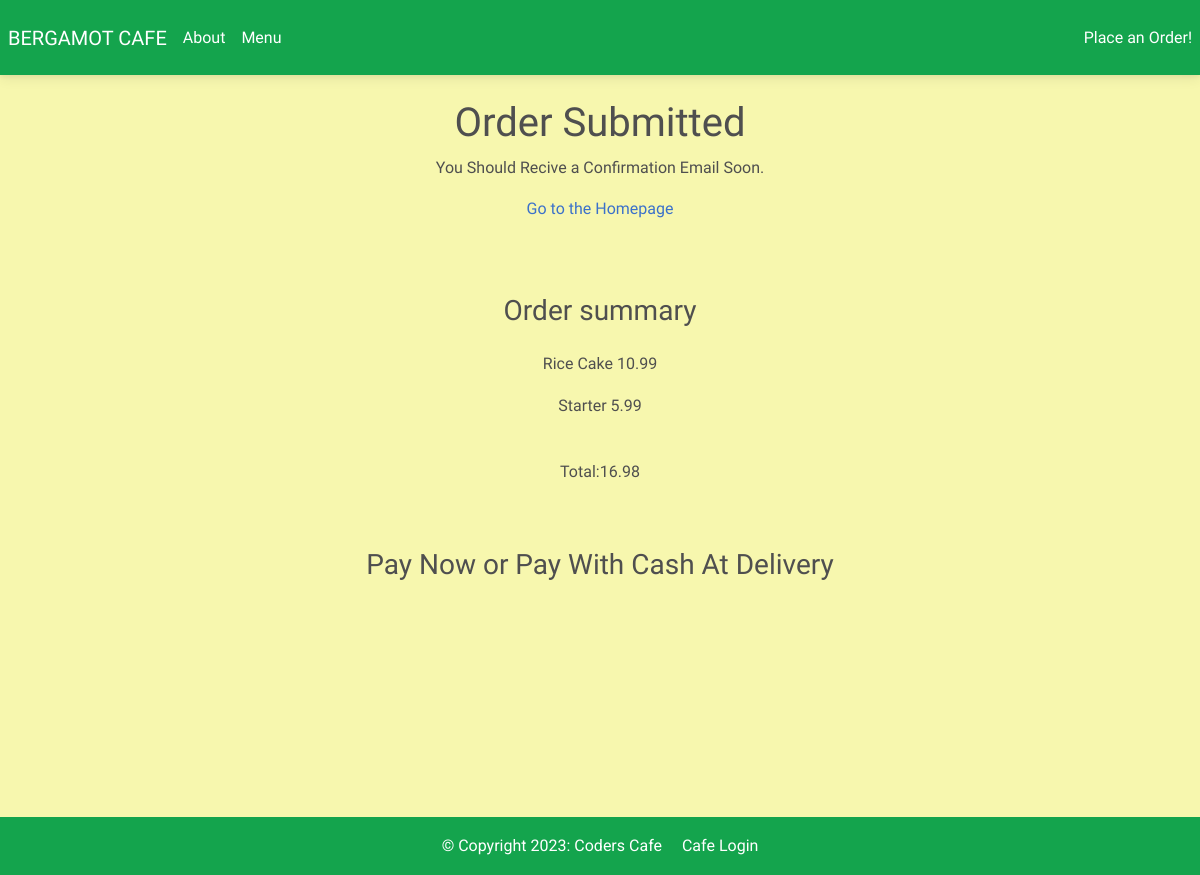
/order-confirmation/57, run on the app's committed database.
### customer/models.py (models this page shows, shortened)
class MenuItem(models.Model):
    name = models.CharField(max_length=100)
    description = models.TextField()
    image = models.ImageField(upload_to='menu_images/')
    price = models.DecimalField(max_digits=5, decimal_places=2)
    category = models.ManyToManyField('category', related_name='item')

class OrderModel(models.Model):
    created_on = models.DateTimeField(auto_now_add=True)
    price = models.DecimalField(max_digits=7, decimal_places=2)
    items = models.ManyToManyField(
        'MenuItem', related_name='order', blank=True)
    name = models.CharField(max_length=50, blank=True)
    email = models.EmailField(max_length=50, blank=True)
    street = models.CharField(max_length=50, blank=True)
    city = models.CharField(max_length=50, blank=True)
    state = models.CharField(max_length=15, blank=True)
    zip_code = models.IntegerField(blank=True, null=True)
    is_paid = models.BooleanField(default=False)
    is_shipped = models.BooleanField(default=False)

### customer/views.py (the view, shortened to what this page needs)
# urls.py: path('order-confirmation/<int:pk>', OrderConfirmation.as_view(),
class OrderConfirmation(View):
    def get(self, request, pk, *args, **kwargs):
        order = OrderModel.objects.get(pk=pk)
        context = {
            'pk': order.pk,
            'items': order.items,
            'price': order.price,
        }
        return render(request, 'customer/order_confirmation.html', context)

### customer/templates/customer/order_confirmation.html (shortened to what this page needs)
{% extends 'customer/base.html' %}
{% block content %}
<div class="back-pay">
    <div class="container mb-5 mytext_style">
        <div class="row justify-content-center">
            <div class="col-md-5 col-sm-12 p-4 text-center">
                <h1>Order Submitted</h1>
                <p class="fw-medium">You Should Recive a Confirmation Email Soon.</p>
                <a href="{% url 'index' %}"> Go to the Homepage</a>
            </div>
        </div>
        <div class="row justify-content-center mt-5">
            <div class="col-md-5 col-sm-12 text-center">
                <h3 class="pb-3">Order summary</h3>
                {% for item in items.all %}
                <p>{{ item.name}} <span class="pl-3">{{ item.price }}</span></p>
                {% endfor %}
                <p class="font-weight-bold pt-4">Total:{{ price }}</p>
            </div>
        </div>
        <div class="row justify-content-center pb-2 pt-5">
            <div class="col-md-8 col-sm-12 text-center">
                <h3>Pay Now or Pay With Cash At Delivery</h3>
            </div>
        </div>
        <div class="row justify-content-center pb-5">
        </div>
    </div>
</div>
{% endblock content %}

### customer/static/customer/site.css (style rules this page uses)
.mytext_style { font-family: 'Kurale', serif; font-weight: 100; }
.back-pay { background-color: rgb(247, 247, 174); height: 100vh; }

### data on the page
MenuItem: name "Rice Cake", price "10.99"
MenuItem: name "Starter", price "5.99"
OrderModel: price "16.98"
